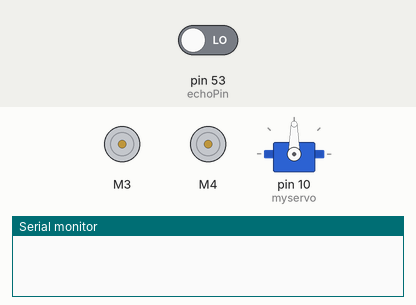
Recording of a sketch running on a simulated Arduino Mega 2560, built with avr-gcc and run on an emulated ATmega2560. Parts: 2 × DC motor (green arrow = forward, orange = backward, longer = faster), servo, the last lines printed to the serial monitor. The inputs (shaded band) are chosen by the test bench; at power-on: pin 53 (echoPin) LOW. Random numbers use the default seed unless the sketch sets one.

Above: at 1.85 s.
At 4.9 s:
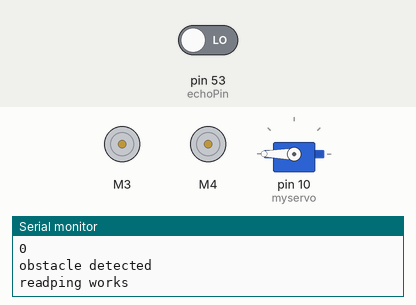
At 6.5 s:
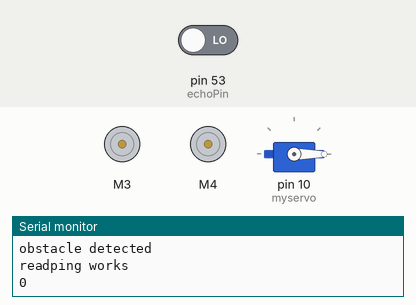
At 8.1 s:
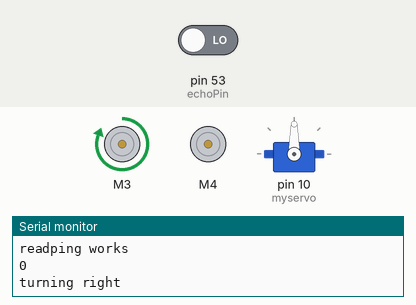
Timing chart, 0 to 10.3 s (numbered marks = the images above):
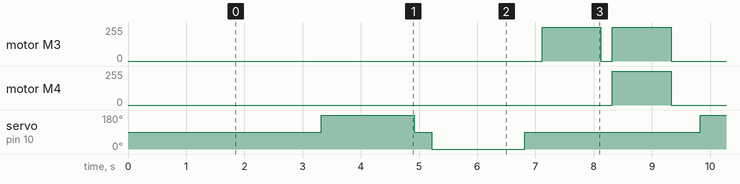

The sketch:

obstacleavoidance.ino
```cpp
#include <HCSR04.h> //Library for the Ultrasonic sensor
#include <AFMotor.h> //Motor library
#include <Servo.h>  //Servo motor library

//Code

int trigPin = 52;      // trig pin of HC-SR04 (for signal transmission)
int echoPin = 53;     // Echo pin of HC-SR04 (for signal reception)

long duration;
#define maximum_distance 200
int distance;
int distance1;
int pos = 0;
int distanceRight;
int distanceLeft;
Servo myservo;

HCSR04 sonar(trigPin, echoPin, maximum_distance); //sensor function

AF_DCMotor motor1(3, MOTOR34_64KHZ);
AF_DCMotor motor2(4, MOTOR34_64KHZ);


void setup() {

  delay(random(500,2000));   // delay for random time
  Serial.begin(9600);
  motor1.setSpeed(255);
  motor2.setSpeed(255);
  motor1.run(RELEASE);
  motor2.run(RELEASE);

  pinMode(trigPin, OUTPUT);         // set trig pin as output
  pinMode(echoPin, INPUT);          //set echo pin as input to capture reflected waves

  myservo.attach(10); //servo pin
  myservo.write(90);

  digitalWrite(trigPin, LOW);
  delayMicroseconds(2);
  digitalWrite(trigPin, HIGH);     // send waves for 10 us
  delayMicroseconds(10);
  duration = pulseIn(echoPin, HIGH); // receive reflected waves
  distance = duration / 58.2;

//
}

void loop() {
  digitalWrite(trigPin, LOW);
  delayMicroseconds(2);
  digitalWrite(trigPin, HIGH);     // send waves for 10 us
  delayMicroseconds(10);
  duration = pulseIn(echoPin, HIGH); // receive reflected waves
  Serial.println(duration);
  Serial.println(duration);
  distance = duration / 58.2;
//  distance = readPing();
  Serial.println(distance);
   // convert to distance
  delay(10);
    // If you dont get proper movements of your robot then alter the pin numbers
  if (distance > 18)
  {
  Serial.println("moving forward");
  motor1.run(FORWARD); //move forward
  motor2.run(FORWARD);
  }

  else if (distance<19)
  {
    Serial.println("obstacle detected");
    motor1.run(RELEASE);
    motor2.run(RELEASE);
    delay(500);

    distanceRight = lookRight();
    Serial.println(distanceRight);

    delay(300);
    distanceLeft = lookLeft();
    Serial.println(distanceRight);
    delay(300);

    if (distanceRight >= distanceLeft){
      Serial.println("turning right");
      turnLeft();
      delay(200);

      moveForward();
    }
    else{

      Serial.println("turning left");
      turnRight();
      delay(200);
    }
  }

}

// left and right coding
void turnRight(){
    motor1.run(RELEASE);
    motor2.run(FORWARD);
    delay(1000);

    motor1.run(RELEASE);
    motor2.run(RELEASE);

}

void turnLeft (){
    motor2.run(RELEASE);
    motor1.run(FORWARD);
    delay(1000);

    motor1.run(RELEASE);
    motor2.run(RELEASE);


}
void moveStop(){
  motor1.run(RELEASE);
  motor2.run(RELEASE);

}
void moveForward(){
  motor1.run(FORWARD);
  motor2.run(FORWARD);
}
void moveBackward(){
  motor1.run(BACKWARD);
  motor2.run(BACKWARD);
}
int readPing(){
  digitalWrite(trigPin, LOW);
  delayMicroseconds(2);
  digitalWrite(trigPin, HIGH);     // send waves for 10 us
  delayMicroseconds(10);
  duration = pulseIn(echoPin, HIGH); // receive reflected waves
  Serial.println("readping works");
  distance1 = duration / 58.2;
  return distance1;
}
int lookRight(){
  myservo.write(180);
  delay(500);
  int distance = readPing();
  delay(100);
  myservo.write(90);

  return distance;
  delay(100);
}
int lookLeft(){
  myservo.write(0);
  delay(500);
  int distance = readPing();
  delay(100);
  myservo.write(90);
  return distance;
  delay(100);
}
```

Measured:
- by itself, motor M3: repeats every 6.5 s: stopped 0.20 s, forward 255/255 1.0 s, stopped 4.3 s, forward 255/255 1.0 s
- by itself, motor M4: alternates forward 255/255 for 1.0 s and stopped for 5.5 s
- by itself, servo on pin 10 (myservo): repeats every 6.5 s: 90° 0.30 s, 0° 1.6 s, 90° 3.0 s, 180° 1.6 s
